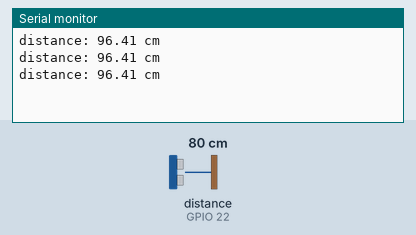
This sketch was run on a simulated ESP32. Parts: the last lines printed to the serial monitor. Wiring (inferred from the names in the program): ultrasonic range finder: trigger GPIO 23; echo GPIO 22. The inputs (shaded band) are chosen by the test bench; at power-on: distance to the obstacle (sensor on GPIO 22) 80 cm. The echo pulse lasts 58.3 µs per cm.

Above: at 1.3 s.
1.4 s: distance to the obstacle (sensor on GPIO 22) set to 2 cm
At 1.9 s:
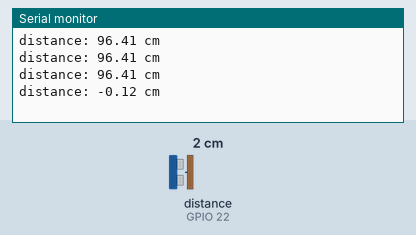
2.9 s: distance to the obstacle (sensor on GPIO 22) set to 4 cm
At 3.4 s:
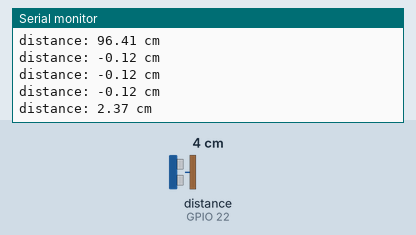
Timing chart, 0 to 5.9 s (numbered marks = the images above; inputs shaded):
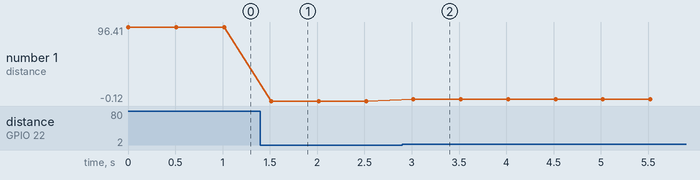

The sketch:

sensor_calibrated.ino
```cpp
/*
 * This ESP32 code is created by esp32io.com
 *
 * This ESP32 code is released in the public domain
 *
 * For more detail (instruction and wiring diagram), visit https://esp32io.com/tutorials/esp32-ultrasonic-sensor
 */

#define TRIG_PIN 23 // ESP32 pin GPIO23 connected to Ultrasonic Sensor's TRIG pin
#define ECHO_PIN 22 // ESP32 pin GPIO22 connected to Ultrasonic Sensor's ECHO pin

float duration_us, distance_cm;

void setup() {
  // begin serial port
  Serial.begin(115200);

  // configure the trigger pin to output mode
  pinMode(TRIG_PIN, OUTPUT);
  // configure the echo pin to input mode
  pinMode(ECHO_PIN, INPUT);
}

void loop() {
  // generate 10-microsecond pulse to TRIG pin
  digitalWrite(TRIG_PIN, HIGH);
  delayMicroseconds(10);
  digitalWrite(TRIG_PIN, LOW);

  // measure duration of pulse from ECHO pin
  duration_us = pulseIn(ECHO_PIN, HIGH);

  // calculate the distance
  distance_cm = 1.2487596481723697*0.017 * duration_us - 2.6002253454543447;

  // print the value to Serial Monitor
  Serial.print("distance: ");
  Serial.print(distance_cm);
  Serial.println(" cm");

  delay(500);
}
```

Measured:
- after the input at 1.4 s, the serial monitor: prints a new line after 0.12 s (image 1)
- after the input at 2.9 s, the serial monitor: prints a new line after 0.12 s (image 2)
- plotted number 1: 96.41 → -0.12 after the input at 1.4 s, -0.12 → 2.37 after the input at 2.9 s
